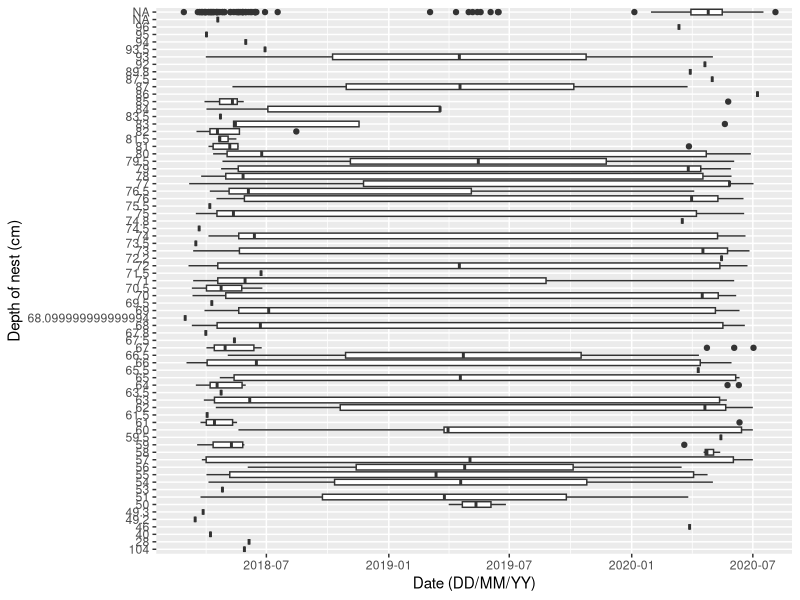
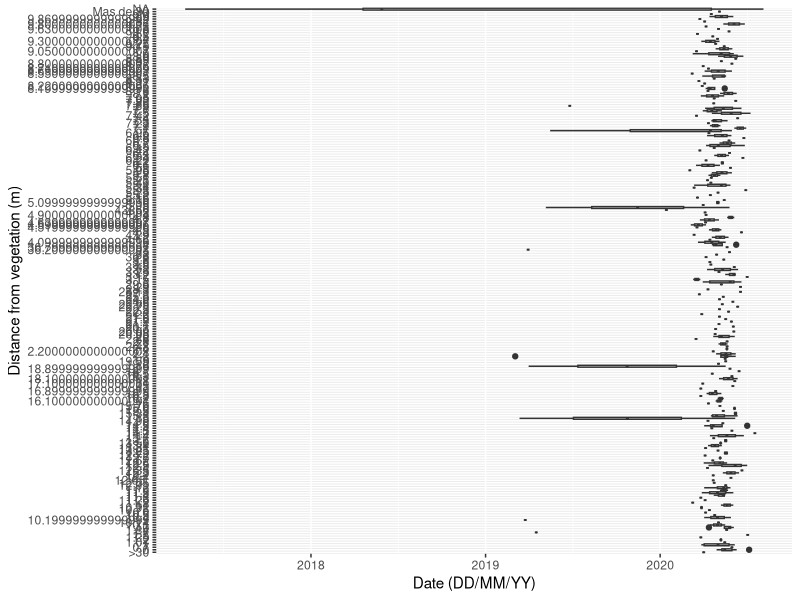
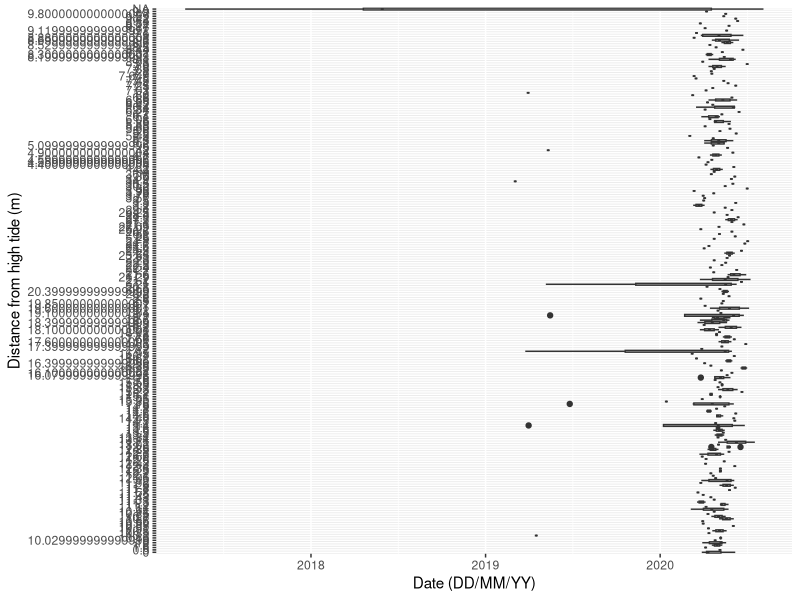

R code for these plots, in order: (Note: this script raises an error after producing the figures.)
## ---- chunk 1
library(ggplot2)
library(readxl)
library(dplyr)
library(tidyr)
## ---- chunk 2
Testing <- read_xlsx("Test.xlsx")

Years <- Testing %>% 
  group_by()


`Depth of nest (cm)` <- as.numeric(Testing$`Depth of nest (cm)`)
`Distance from high tide (m)` <- as.numeric(Testing$`Distance from high tide (m)`)
`Distance from vegetation (m)` <- as.numeric(Testing$`Distance from vegetation (m)`)

ggplot(data = Testing, aes(x=`Date (DD/MM/YY)` , y=`Depth of nest (cm)`)) + geom_boxplot()

ggplot(data = Testing, aes(x=`Date (DD/MM/YY)` , y=`Distance from vegetation (m)`)) + geom_boxplot()

ggplot(data = Testing, aes(x=`Date (DD/MM/YY)` , y=`Distance from high tide (m)`)) + geom_boxplot()

## ---- chunk 3
Cleaner <- GraphData2 %>% na.omit()

ggplot(data = Cleaner, aes(x = Year, y = Depth, group = Year)) + geom_boxplot()

ggplot(data = Cleaner) + geom_boxplot(aes(x = Year, y = as.numeric(Depth), group = as.factor(Year))) + theme_classic() 

ggplot(data = Cleaner) + geom_boxplot(aes(y = as.numeric(Depth), group = as.factor(Year))) + theme_classic() 

       
